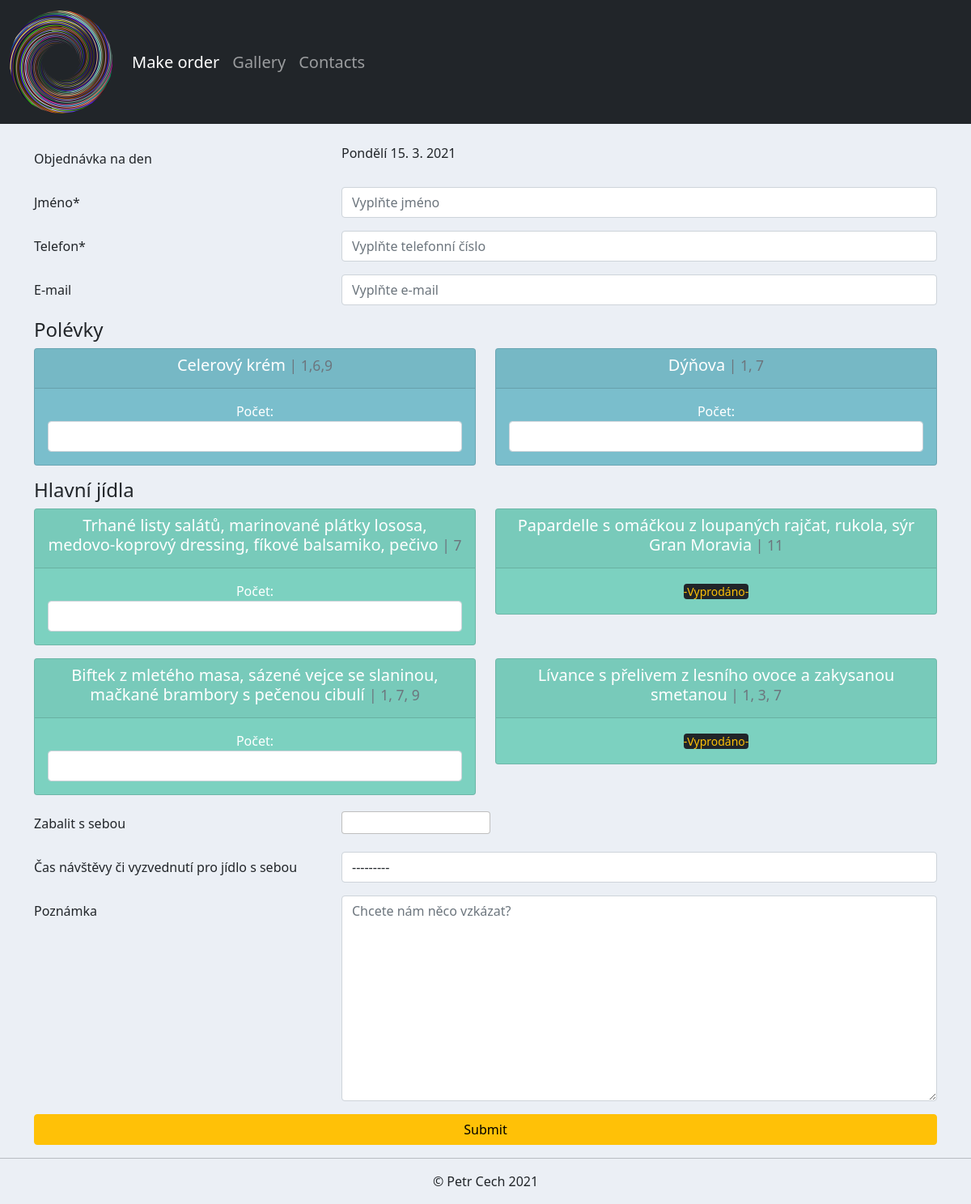
The app's page /make_order/, older data.
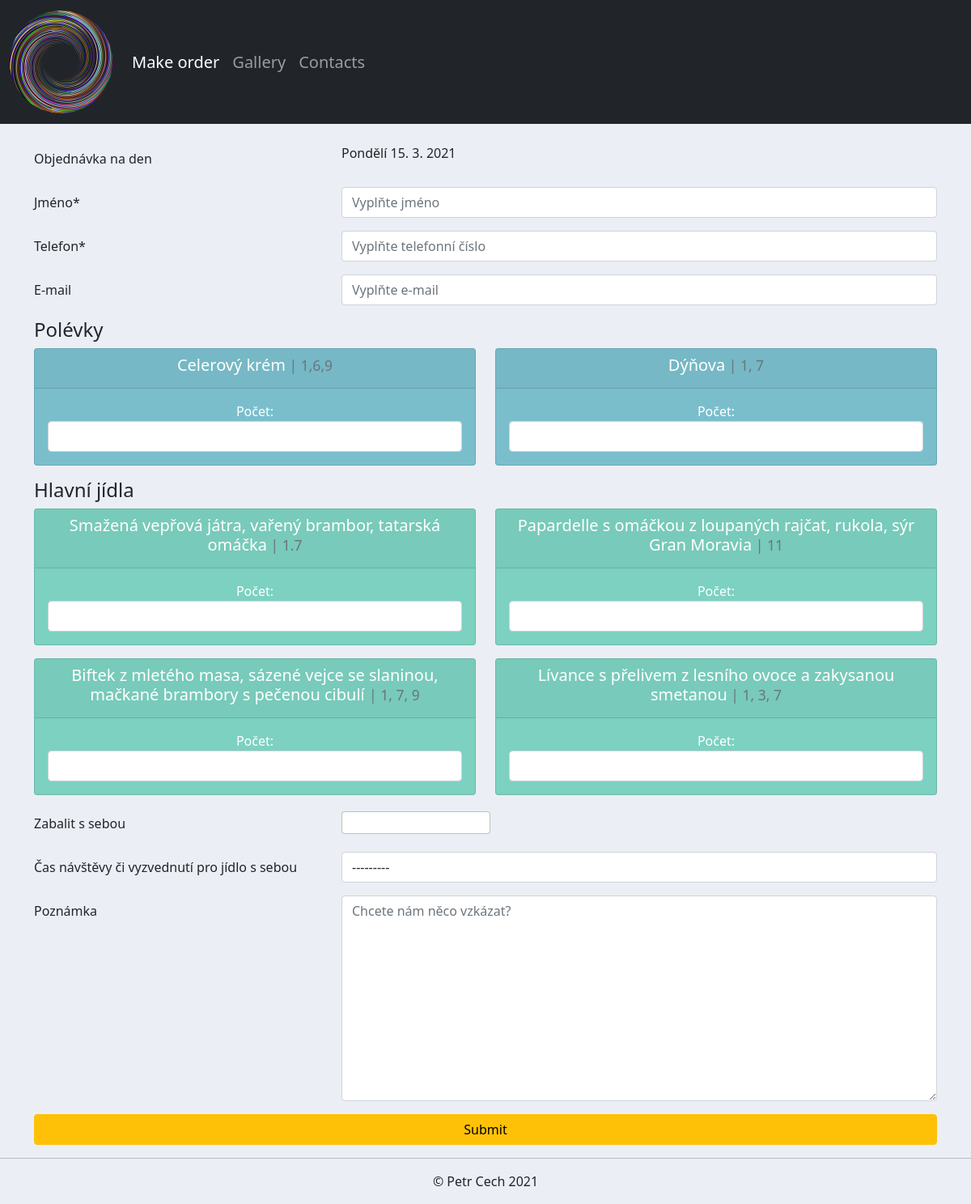
The same page, newer data.
### accounts/models.py (models this page shows)
class Menu(models.Model):
    supper1 = models.ForeignKey(
    Supper, related_name='supper1', null=True, on_delete=models.SET_NULL
    )
    supper1_portions = models.PositiveIntegerField(null=True)
    supper2 = models.ForeignKey(
    Supper, related_name='supper2', null=True, on_delete=models.SET_NULL
    )
    supper2_portions = models.PositiveIntegerField(null=True)
    meal1 = models.ForeignKey(
    Meal, related_name='meal1', null=True, on_delete=models.SET_NULL
    )
    meal1_portions = models.PositiveIntegerField(null=True)
    meal2 = models.ForeignKey(
    Meal, related_name='meal2', null=True, on_delete=models.SET_NULL
    )
    meal2_portions = models.PositiveIntegerField(null=True)
    meal3 = models.ForeignKey(
    Meal, related_name='meal3', null=True, on_delete=models.SET_NULL
    )
    meal3_portions = models.PositiveIntegerField(null=True)
    meal4 = models.ForeignKey(
    Meal, related_name='meal4', null=True, on_delete=models.SET_NULL
    )
    meal4_portions = models.PositiveIntegerField(null=True)
    desert = models.ForeignKey(Desert, null=True, on_delete=models.SET_NULL)
    day = models.CharField(max_length=1000, null=True, default='')
    info = models.TextField(max_length=2000, blank=True)

class Meal(models.Model):
    portion = models.IntegerField(null=True)
    name = models.CharField(max_length=200, null=True)
    alergens = models.CharField(max_length=200, null=True)
    price = models.PositiveIntegerField(null=True, default=110)
    def __str__(self):
        return self.name

class Supper(models.Model):
    name = models.CharField(max_length=200, null=True)
    alergens = models.CharField(max_length=200, null=True)
    price = models.PositiveIntegerField(null=True, default=25)
    def __str__(self):
        return self.name

### accounts/views.py (the view)
# urls.py: path('make_order/', views.makeOrder, name='make_order'),
def makeOrder(request):
    menu = Menu.objects.last()
    form = OrderForm()
    if request.method == 'POST':
        form = OrderForm(request.POST)
        if form.is_valid():
            form.save()
            messages.success(request, f'Order complete')
            return redirect('/')
    counting_portions1 = [
    'supper1', 'supper2', 'meal1', 'meal2', 'meal3', 'meal4'
    ]
    counting_portions2 = {}
    for i in counting_portions1:
        counting = Order.objects.aggregate(Sum(i))
        counting_portions2.update(counting)
    context = {'form': form, 'menu': menu, 'c_p': counting_portions2,}
    return render(request, 'accounts/order_form.html', context)

### accounts/forms.py
class OrderForm(ModelForm):
    def __init__(self, *args, **kwargs):
        super(OrderForm, self).__init__(*args, **kwargs)
        self.fields['pickup_time'].widget.attrs.update({
        'class': 'form-control',})
    class Meta:
        model = Order
        fields = '__all__'

### accounts/templates/accounts/order_form.html (shortened to what the changed rows need)
{%  extends 'accounts/main.html' %}
{% load static %}
{% block content %}
<br>
<form action="" method="POST">
<div class="container">
  <div class="mb-3 row">
    <label for="datum" class="col-lg-4 col-form-label">Objednávka na den</label>
    <div class="col-lg-8">
      {{menu.day}}
    </div>
  </div>
  <div class="row">
    <div class="col-lg-6">
  		<div class="card text-center text-white mb-3" id="supper-card">
    		<div class="card-header">
    			 <h5 class="card-title">{{menu.supper1}}<small class="text-muted"> | {{menu.supper1.alergens}}</small></h5>
    		</div>
    	</div>
    </div>
    <div class="col-lg-6">
  		<div class="card text-center text-white mb-3" id="supper-card">
    		<div class="card-header">
    			 <h5 class="card-title">{{menu.supper2}}<small class="text-muted"> | {{menu.supper2.alergens}}</small></h5>
    		</div>
    	</div>
    </div>
  </div>
  <div class="row">
    <div class="col-lg-6">
  		<div class="card text-center text-white mb-3" id="meal-card">
    		<div class="card-header">
          <h5 class="card-title">{{menu.meal1}}<small class="text-muted"> | {{menu.meal1.alergens}}</small></h5>
    		</div>
    	</div>
    </div>
    <div class="col-lg-6">
  		<div class="card text-center text-white mb-3" id="meal-card">
    		<div class="card-header">
    			 <h5 class="card-title">{{menu.meal2}}<small class="text-muted"> | {{menu.meal2.alergens}}</small></h5>
    		</div>
    		<div class="card-body">
          {% if c_p.meal2__sum >= menu.meal2_portions %}
              <small class="text-warning bg-dark rounded"> -Vyprodáno- </small>
          {% else %}
              Počet: <input type="number" name="meal2" min="0" class="form-control" id="id_meal2">
          {% endif %}
    		</div>
    	</div>
    </div>
  </div>
  <div class="row">
    <div class="col-lg-6">
  		<div class="card text-center text-white mb-3" id="meal-card">
    		<div class="card-header">
          <h5 class="card-title">{{menu.meal3}}<small class="text-muted"> | {{menu.meal3.alergens}}</small></h5>
    		</div>
    	</div>
    </div>
    <div class="col-lg-6">
  		<div class="card text-center text-white mb-3" id="meal-card">
    		<div class="card-header">
    			 <h5 class="card-title">{{menu.meal4}}<small class="text-muted"> | {{menu.meal4.alergens}}</small></h5>
    		</div>
    		<div class="card-body">
          {% if c_p.meal4__sum >= menu.meal4_portions %}
              <small class="text-warning bg-dark rounded"> -Vyprodáno- </small>
          {% else %}
              Počet: <input type="number" name="meal4" min="0" class="form-control" id="id_meal4">
          {% endif %}
    		</div>
    	</div>
    </div>
  </div>
</div>
</form>
{% endblock %}

Row changes from the older to the newer data that the page shows:
changed Menu "Celerový krém": meal1 "Trhané listy salátů, marinované plátky lososa, medovo-koprový dressing, fíkové balsamiko, pečivo" → "Smažená vepřová játra, vařený brambor, tatarská omáčka"; meal1.alergens "7" → "1.7"; meal2_portions 8 → 60 (drawn); meal4_portions 8 → 60 (drawn)
Text that changed along with them:
text no longer shown: "-Vyprodáno- -Vyprodáno-"
text now shown: "Počet: Počet:"
